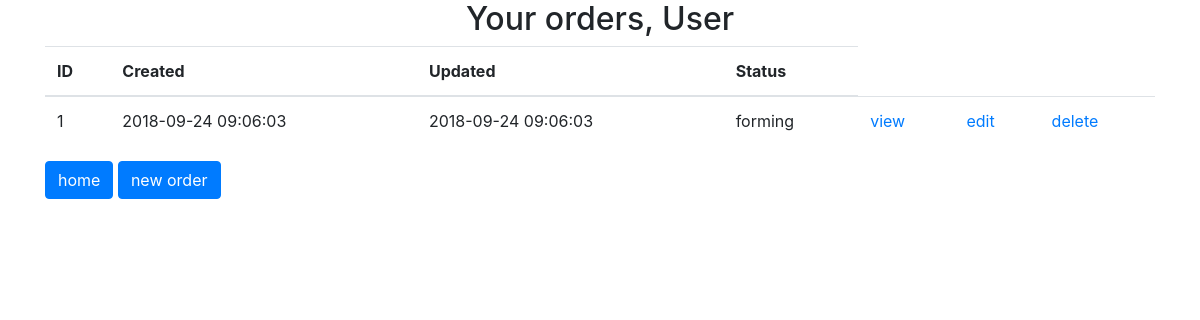
The page /order/ (signed in) on the database as committed earlier.
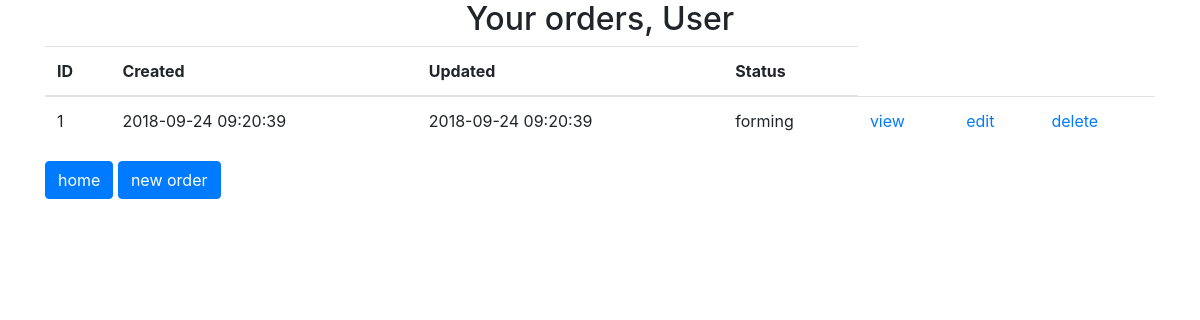
The same page on the database as committed later.
### orders/models.py (models this page shows, shortened)
class Order(models.Model):
    FORMING = 'FM'
    SENT_TO_PROCEED = 'STP'
    PROCEEDED = 'PRD'
    PAID = 'PD'
    READY = 'RDY'
    CANCEL = 'CNC'
    ORDER_STATUS_CHOICES = (
        (FORMING, 'forming'),
        (SENT_TO_PROCEED, 'sent to proceed'),
        (PAID, 'paid'),
        (PROCEEDED, 'proceeded'),
        (READY, 'ready'),
        (CANCEL, 'canceled'),
    )
    user = models.ForeignKey(User, on_delete=models.CASCADE)
    created = models.DateTimeField(auto_now_add=True)
    updated = models.DateTimeField(auto_now=True)
    status = models.CharField(max_length=3, choices=ORDER_STATUS_CHOICES, default=FORMING)
    is_active = models.BooleanField(default=True)
    class Meta:
        ordering = ('-created',)

### orders/views.py (the view)
# urls.py: path('', views.OrderList.as_view(), name='orders_list'),
class OrderList(ListView):
    model = Order
    def get_queryset(self):
        return Order.objects.filter(user=self.request.user)
    @method_decorator(login_required)
    def dispatch(self, *args, **kwargs):
        return super().dispatch(*args, **kwargs)

### cart/context_processors.py (called while the page is built)
def cart(request):
    cart = []
    if request.user.is_authenticated:
        cart = Cart.objects.filter(user=request.user)
    return {'cart': cart}

### orders/templates/orders/order_list.html
{% extends 'orders/base.html' %}
{% block content %}
<div class="h2 text-center head">
    Your orders,
    {% if user.first_name %}
    {{ user.first_name|title}}
    {% else %}
    User
    {% endif %}
</div>
<table class="table orders_list">
    <thead>
        <tr>
            <th>ID</th>
            <th>Created</th>
            <th>Updated</th>
            <th>Status</th>
        </tr>
    </thead>
    <tbody>
        {% for item in object_list %}
        {% if item.is_active %}
        <tr>
            <td class="td1 orders_list">{{ item.pk }}</td>
            <td>{{ item.created|date:"Y-m-d H:i:s" }}</td>
            <td>{{ item.updated|date:"Y-m-d H:i:s" }}</td>
            <td>{{ item.get_status_display }}</td>
            <td>
                <a href="{% url 'orders:order_read' item.pk %}">
                    view
                </a>
            </td>
            <td>
                {% if item.status == 'FM' %}
                <a href="{% url 'orders:order_update' item.pk %}">
                    edit
                </a>
                {% endif %}
            </td>
            <td>
                {% if item.status == 'FM' %}
                <a href="{% url 'orders:order_delete' item.pk %}">
                    delete
                </a>
                {% endif %}
            </td>
        </tr>
        {% endif %}
        {% endfor %}
    </tbody>
</table>
<a href="{% url 'shop:index' %}" class="btn btn-primary">
    home
</a>
<a href="{% url 'orders:order_create' %}" class="btn btn-primary">
    new order
</a>
{% endblock %}

Rows that differ between the two databases and show on the page:
changed Order "forming": created "2018-09-24 09:06:03" → "2018-09-24 09:20:39"; updated "2018-09-24 09:06:03" → "2018-09-24 09:20:39"
